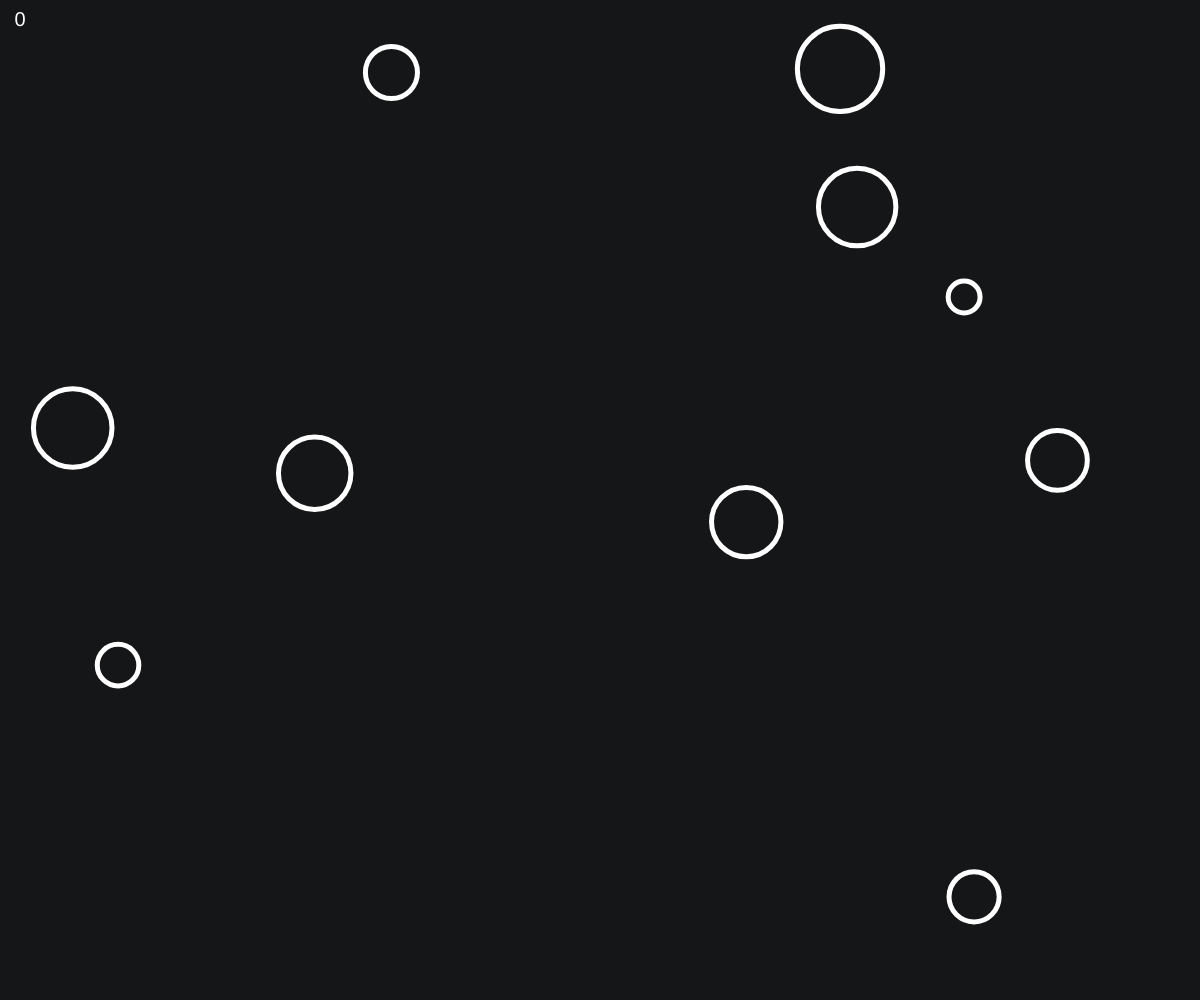
Frame 1 (no input)
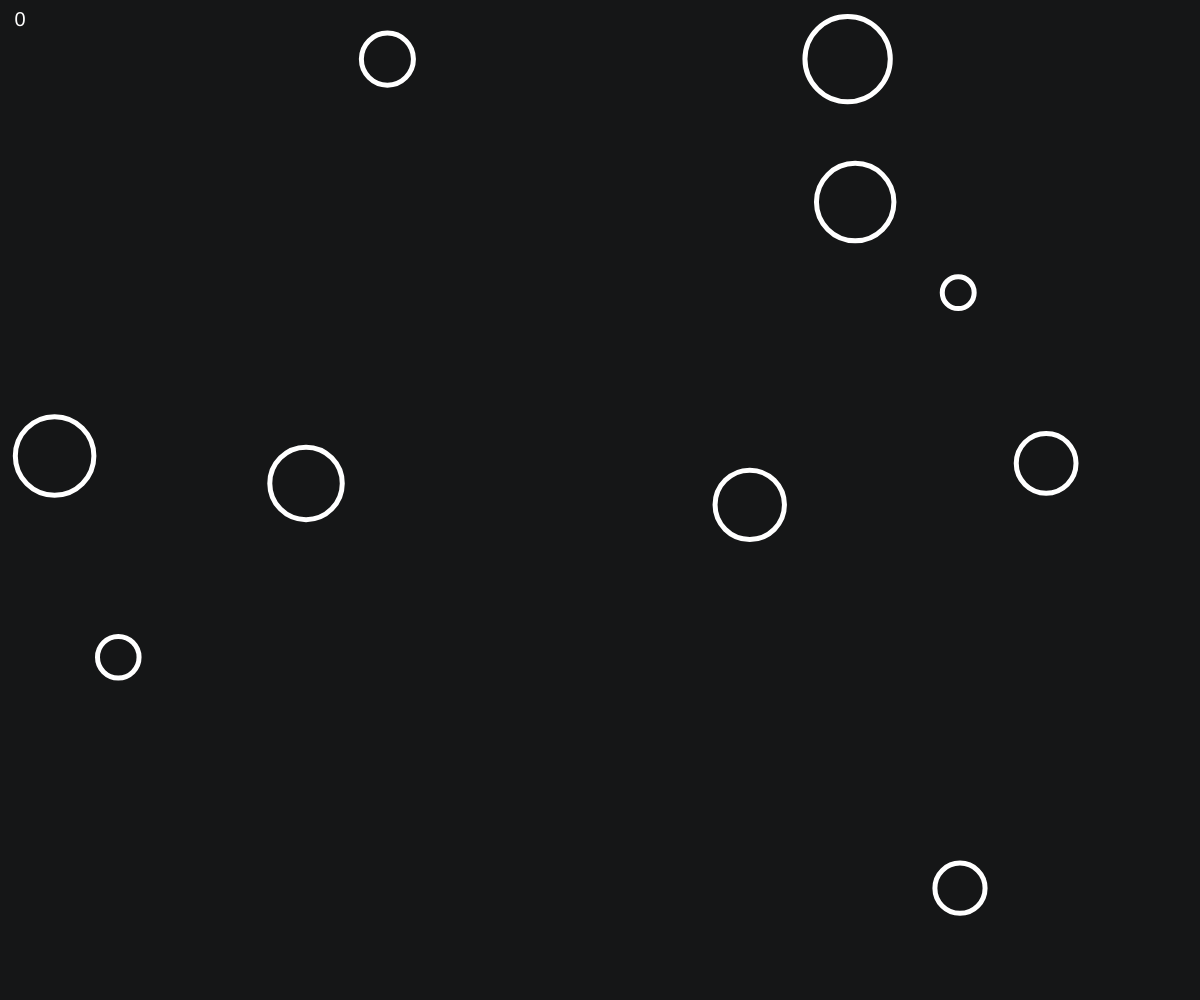
Frame 60 (no input)
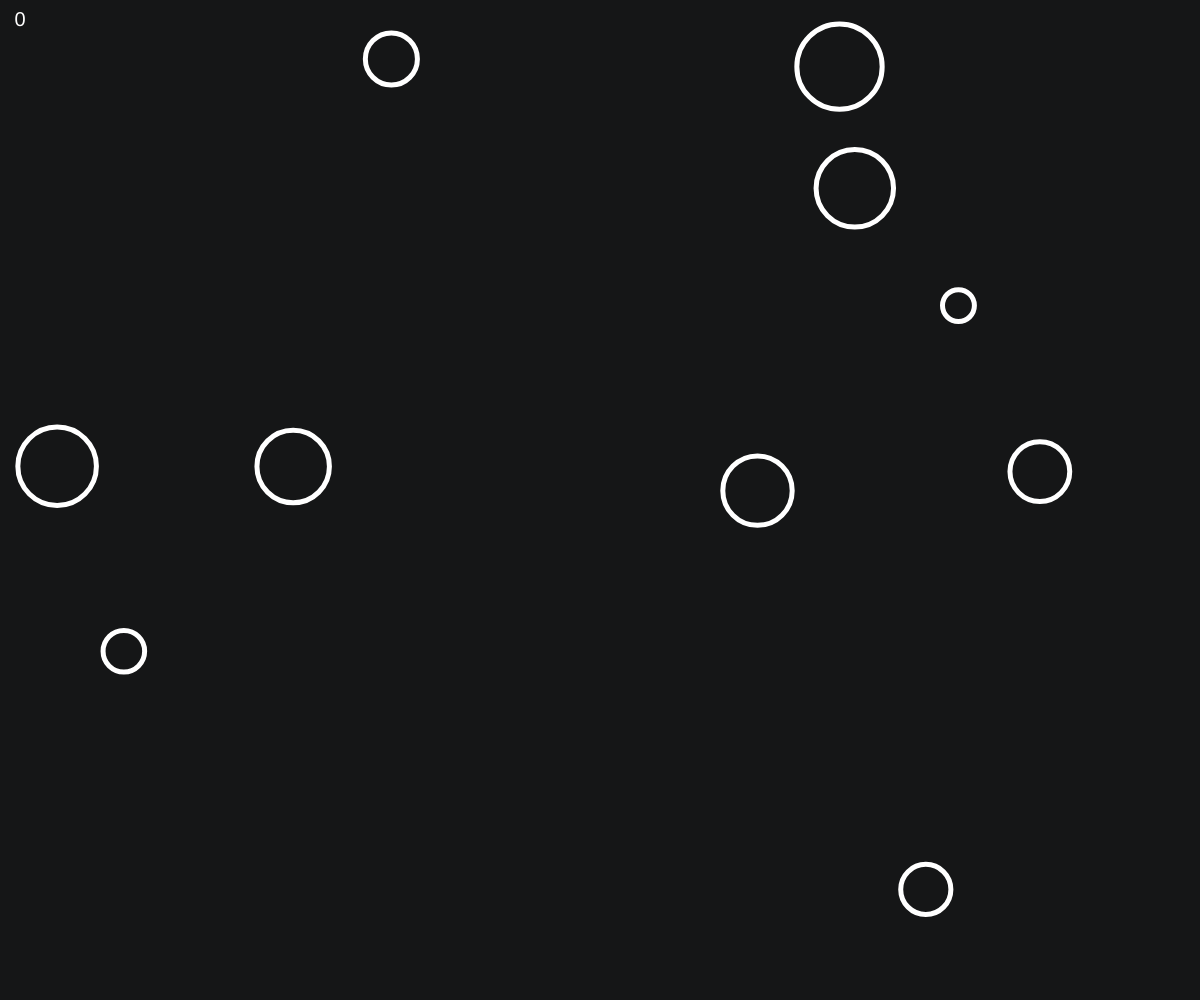
Frame 120 (the mouse pressed at the canvas centre since frame 60)

The p5.js sketch that drew these frames (run headless with seeded random() and noise() and a simulated clock; from frame 60 on, the mouse is pressed at the canvas centre):

// p5.js sketch
// ── sketch.js
let ball = [];
let count = 0;

function createBall() {
  let x = random(windowWidth)
  let y = random(windowHeight)
  let radius = random(50,100)
  let b = new Ball( x, y, radius)
  ball.push(b)
}

function setup() {
  createCanvas(windowWidth, windowHeight)
  textSize(20)
  textAlign(CENTER, CENTER)
  for (let i = 0 ; i < 10; i++) {
    let x = random(windowWidth)
    let y = random(windowHeight)
    let radius = random(10,100)
    ball[i] = new Ball( x, y, radius);
  }
}

function mousePressed() {
  for (i = 0; i < ball.length; i++) {
    if (ball[i].contain( mouseX, mouseY)) {
      ball.splice(i,1)
      createBall()
      count +=1
    }
  }
}

function draw() {
  background(21,22,23)
  for (let elem of ball) {
    elem.show();
    elem.randomWalk()
    if (elem.contain(mouseX,mouseY)) {
      elem.changeColor(9,20)
    } else {
      elem.changeColor(9,0)
    }
    // elem.reset();
  }
  fill(255)
  noStroke()
  text(count, 20, 20);
}

// ── ball.js
class Ball {
  constructor (x, y, radius) {
    this.x = x || 300;
    this.y = y || 300;
    this.xspeed = 3;
    this.yspeed = -3;
    this.radius = radius || 100;
    this.i = Math.round(random(0,4));
    this.alpha = 0;
  }

  changeColor(index, alpha) {
    this.alpha = alpha
    switch (index) {
      case 0: fill(184, 187, 38, alpha); break;
      case 1: fill(250, 189, 47, alpha); break;
      case 2: fill(131, 165, 152, alpha); break;
      case 3: fill(211, 134, 155, alpha); break;
      case 4: fill(142, 192, 124, alpha); break;
      case 5: fill(254, 128, 25, alpha); break;
      case 6: fill(235, 219, 178, alpha); break;
      case 7: fill(251, 72, 52, alpha); break;
      case 8: fill(29, 32, 33, alpha); break;
    }
  }

  contain(px , py) {
    let mouseToObjectDist = dist(this.x, this.y, px, py)
    if ( mouseToObjectDist <= this.radius/2) {
      return true
    }
    return false
  }

  show() {
    stroke(255)
    strokeWeight(5)
    fill(255, this.alpha)
    ellipse(this.x, this.y, this.radius);
  }

  randomWalk() {
    this.x += random(-this.xspeed, this.xspeed)
    this.y += random(-this.yspeed, this.yspeed)
  }

  move() {
    this.x += this.xspeed
    this.y += this.yspeed
  }

  bounce() {
    let bounced = false;

    if (this.x > windowWidth - this.radius || this.x < 0 + this.radius) {
      this.xspeed *= -1;
      bounced = true;
    } else if (this.y > windowHeight - this.radius || this.y < 0 + this.radius) {
      this.yspeed *= -1;
      bounced = true
    } else bounced = false;

    if (bounced) changeColor(this.i)
  }
  reset() {

    if (this.x > windowWidth - this.radius)  {
      this.x = this.radius;
    } else if (this.x < this.radius) {
      this.x = windowWidth - this.radius;
    } 

    if (this.y > windowHeight - this.radius ) {
      this.y = this.radius;
    } else if (this.y < this.radius) {
      this.y = windowHeight - this.radius;
    }

    changeColor(this.i, this.alpha)
  }
}
